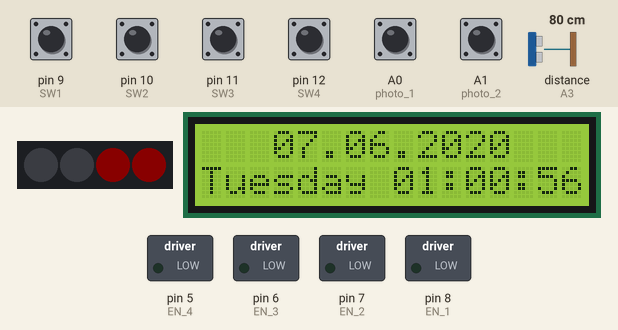
This sketch was run on a simulated Arduino Uno, built with avr-gcc and run on an emulated ATmega328P. Shown: 4 RGB LEDs in strip order, left to right, 16×2 character LCD, switched loads named in the sketch (green lamp = pin HIGH). Wiring (inferred from the names in the program): ultrasonic range finder: trigger A2; echo A3. The test bench sets the inputs (shaded band); at power-on: A0 (photo_1), A1 (photo_2), pin 9 (SW1), pin 10 (SW2), pin 11 (SW3), pin 12 (SW4) HIGH, distance to the obstacle (sensor on A3) 80 cm. The echo pulse lasts 58.3 µs per cm; dim RGB values are drawn brighter than linear; the local clock reads 2024-03-15 10:24:30 at power-on unless the sketch sets it; pins used as bus, display or sensor lines are not drawn; what the sketch prints to the serial monitor is not drawn.

Above: at 1.2 s.
1.3 s: distance to the obstacle (sensor on A3) set to 9 cm
At 2.6 s:
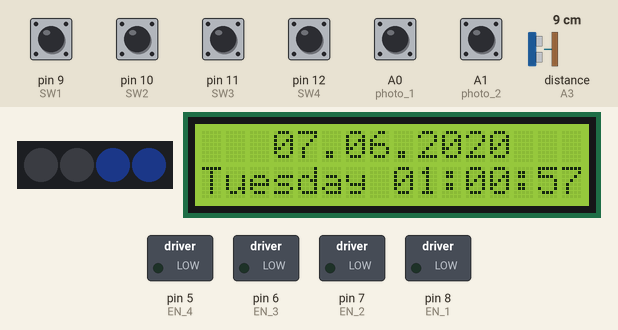
4.3 s: pin 9 (SW1) pulled LOW for 1 s
At 5.8 s:
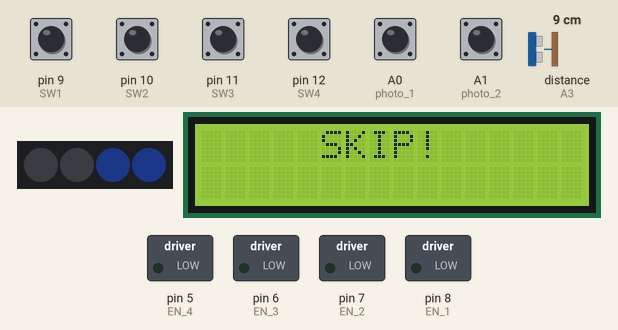
6.8 s: distance to the obstacle (sensor on A3) set to 7 cm
8.8 s: distance to the obstacle (sensor on A3) set to 4 cm
At 10.0 s:
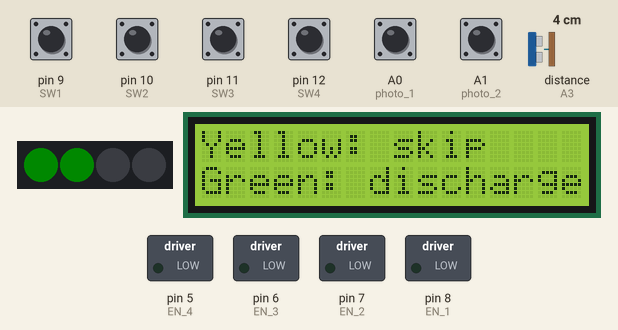
10.3 s: pin 12 (SW4) pulled LOW for 0.15 s
At 11.8 s:
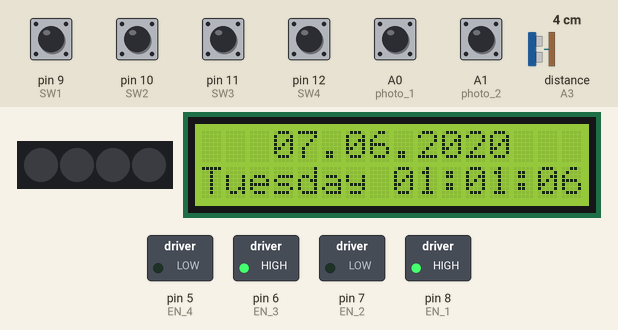
13.4 s: pin 9 (SW1) pulled LOW for 0.15 s
At 14.9 s:
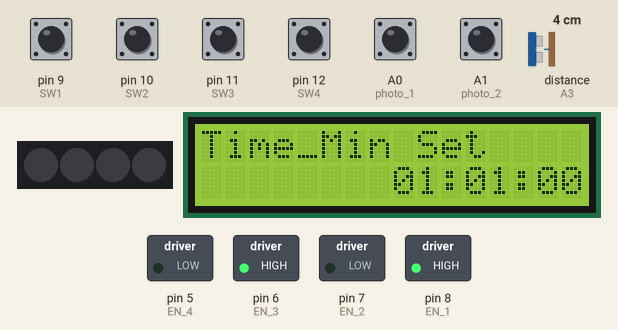
Timing chart, 0 to 16.1 s (numbered marks = the images above; inputs shaded):
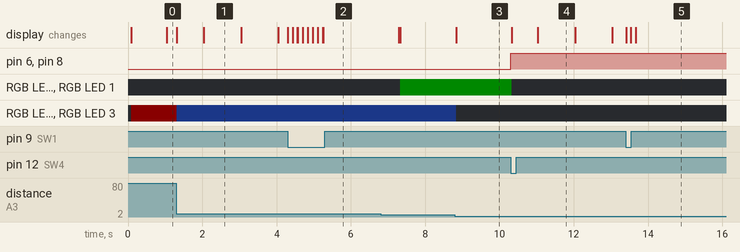

Measured:
- the behaviour switches between 6 and 5 cm on distance to the obstacle (sensor on A3) (found by bisection; images 2 and 3)
- after the input at 4.3 s, the display: first changes at once (image 2 shows a later state)
- after the input at 8.8 s, RGB LED 2, RGB LED 3: RGB(2, 4, 10) → off at once
- after the input at 10.3 s, pin 6 (EN_3), pin 8 (EN_1): LOW → HIGH at once; RGB LED 0, RGB LED 1: RGB(0, 10, 0) → off at once; the display: first changes at once (image 4 shows a later state)
- after the input at 13.4 s, the display: first changes at once (image 5 shows a later state)
- what the display in image 1 shows lasts 1.0 s, from 2.0 s to 3.0 s

The sketch:

project.ino
```cpp
#include <DS1302.h>          // DS1302 RTC 시계모듈 라이브러리
#include <Wire.h>           // wire 라이브러리 (lcd통신)
#include <LiquidCrystal_I2C.h>  // LCD 라이브러리
#include <TimerOne.h>
#include <Adafruit_NeoPixel.h>
#include <SoftwareSerial.h>

#define Red Color(255,0,0)
#define Green Color(0,255,0)
#define Blue Color(0,0,255)

#define PIN 13
Adafruit_NeoPixel pixels = Adafruit_NeoPixel(4,PIN,NEO_GRB+NEO_KHZ800);


SoftwareSerial BTSerial(0,1);
byte buffer[1024];
int bufferPosition;

//0x3f I2C주소를 가지고 있는 16x2 lcd객체 생성 (i2c 주소는 lcd에 맞게 수정)
LiquidCrystal_I2C lcd(0x27,16,2);

//////////핀번호///////////
DS1302 rtc(2,3,4); //rtc 객체(연결된 핀정보 RST, IO, SCL)
int photo_1 = A0;
int photo_2 = A1;
int trig = A2;
int echo = A3;
//모터
int EN_1 = 8;
int EN_2 = 7;
int EN_3 = 6;
int EN_4 = 5;
int SW1 = 9;
int SW2 = 10;
int SW3 = 11;
int SW4 = 12;

///////////////////////

int Hour,Min,Sec;
int ModeCount=0;
int M_SW, U_SW, D_SW, C_SW;

//1의자리 10의자리
int alarm_h1,alarm_h2,alarm_m1,alarm_m2,alarm_s1,alarm_s2;


int alarm_h_set;
int alarm_m_set;
int alarm_s_set;

//시간 추출 변수
Time t;
int Hour_t,Min_t,Sec_t;

//상태변수들
int state;         //동작 상태 변수 0:평시,1:작동
int state_motor_1; //모터 1 상태
int state_motor_2; //모터 2 상태
int state_photo_1; //포토 인터럽터 1 상태
int state_photo_2; //포토 인터럽터 2 상태

char BT;
long duration,distance;

volatile bool LCD_Check = 0;

unsigned long preMillisOfDisplay = 0;

void setup()
{
  Serial.begin(9600); //시리얼 통신 시작
  BTSerial.begin(9600);
  bufferPosition = 0;
  Timer1.initialize(1000000);
  Timer1.attachInterrupt(LCD);

  pinMode(photo_1,INPUT);
  pinMode(photo_2,INPUT);

  pinMode(M_SW,INPUT);
  pinMode(U_SW,INPUT);
  pinMode(D_SW,INPUT);
  pinMode(C_SW,INPUT);

  pinMode(EN_1, OUTPUT);       // Motor A 방향설정1
  pinMode(EN_2, OUTPUT);       // Motor A 방향설정2
  pinMode(EN_3, OUTPUT);       // Motor B 방향설정1
  pinMode(EN_4, OUTPUT);       // Motor B 방향설정2

  pinMode(trig,OUTPUT);
  pinMode(echo,INPUT);

  pixels.begin();
  pixels.show();

  rtc.halt(false);
  rtc.writeProtect(false);

  lcd.begin();         //i2c lcd 초기화
  lcd.backlight();    //백라이트 on

  state=0;
  state_motor_1=0;
  state_motor_2=0;
  state_photo_1=0;
  state_photo_2=0;

  alarm_h_set=1;
  alarm_m_set=1;
  alarm_s_set=0;

  alarm_h1=0;
  alarm_h2=0;
  alarm_m1=0;
  alarm_m2=0;
  alarm_s1=0;
  alarm_s2=0;
  Sec=0;

  BT='0';

  //*시간설정* 한번만업로드하고 주석처리후 재업로드
  rtc.setDOW(SUNDAY); //요일설정
  rtc.setTime(01,00,55); //시간설정 시,분,초
  rtc.setDate(07,06,2020); //날짜설정 일 월 년

}

void loop()
{
  if(state == 1)
  {
    pixels.setPixelColor(0,0,10,0);
    pixels.setPixelColor(1,0,10,0);
    pixels.show();
    state_motor_1 = 1;
    state_motor_2 = 1;
    state_photo_1 = 1;
    state_photo_2 = 1;
    ModeCount=7;
    if(M_SW ==0)
    {
      state=0;
      pixels.setPixelColor(0,0,0,0);
      pixels.setPixelColor(1,0,0,0);
      pixels.show();
      state_motor_1=0;
      state_motor_2=0;
      state_photo_1=0;
      state_photo_2=0;
      lcd.clear();
      lcd.setCursor(5,0);
      lcd.print("SKIP!");
      delay(2000);
      ModeCount=0;
    }
  }
  Motor();
  Mode();
  Clock();
  compare();
  microsonic();

  t=rtc.getTime();
  Hour_t=t.hour;
  Min_t=t.min;
  Sec_t=t.sec;


      Serial.print(alarm_h_set);
      Serial.print(" : ");
      Serial.print(alarm_m_set);
      Serial.print(" : ");
      Serial.println(alarm_s_set);
     /* BTSerial.write(alarm_h_set);
      BTSerial.write(" : ");
      BTSerial.write(alarm_m_set);
      BTSerial.write(" : ");
      BTSerial.write(alarm_s_set);
      BTSerial.print(alarm_h_set);
      BTSerial.print(" : ");
      BTSerial.print(alarm_m_set);
      BTSerial.print(" : ");
      BTSerial.print(alarm_s_set);*/


     // sendPacket();

/************************디버그용***********************/
      //Serial.print(sta);
      //Serial.print(state_photo_1);
      //Serial.print(state_photo_2);
      //Serial.print(state_motor_1);
      //Serial.println(BT);

/*******************************************************/

}

void Motor()
{
  if(Serial.available())
  {
    BT=Serial.read();
  }
  C_SW=digitalRead(SW4);
  //state_motor_1 = 1일때
  if((BT=='1' || C_SW == 0) && state_motor_1 == 1)
  {
    digitalWrite(EN_1,HIGH);
    digitalWrite(EN_2,LOW);

    //state=0;
    //ModeCount=0;
    //BT='0';
    //pixels.setPixelColor(0,0,0,0);
    //pixels.setPixelColor(1,0,0,0);
    //pixels.show();
  }
  if(digitalRead(photo_1) == 0)
    {
      state_photo_1 = 0;
    }
    //state_motor_1 = 으로 전환
    state_motor_1 = state_photo_1;


  //state_motor_1 = 0일때
  if(state_motor_1 == 0)
  {
    digitalWrite(EN_1,LOW);
    digitalWrite(EN_2,LOW);
  }

  //state_motor_2 = 1일때
  if((BT=='1' || C_SW == 0) && state_motor_2 == 1)
  {
    digitalWrite(EN_3,HIGH);
    digitalWrite(EN_4,LOW);

    state=0;
    ModeCount=0;
    BT='0';
    pixels.setPixelColor(0,0,0,0);
    pixels.setPixelColor(1,0,0,0);
    pixels.show();
  }
  if(digitalRead(photo_2) == 0)
    {
      state_photo_2 = 0;
    }
    //state_motor_2 =0 으로 전환
    state_motor_2 = state_photo_2;


  //state_motor_2 = 0일때
  if(state_motor_2 == 0)
  {
    digitalWrite(EN_3,LOW);
    digitalWrite(EN_4,LOW);
  }
}

void Mode()
{
  M_SW=digitalRead(SW1);
  if(M_SW==0)
  {
    ModeCount++;
    lcd.clear();
    Hour=Hour_t;
    Min=Min_t;
    delay(100);
  }
  if(ModeCount==6)
  {
    ModeCount=0;
  }

}

void Clock()
{

  if(LCD_Check==1 && ModeCount==0)//일반시계
  {
   LCD_Check = 0;
   lcd.clear();
   data();
   printTime();
  }
  if(ModeCount==1)//시계 시간설정
  {
   Set1();
   clockLCD();
   lcd.setCursor(0,0);
   lcd.print("Time_Hour Set");
  }
  if(ModeCount==2)//시계 분설정
  {
   Set2();
   clockLCD();
   lcd.setCursor(0,0);
   lcd.print("Time_Min Set");
  }
  if(ModeCount==3)//알람 시간설정
  {
   lcd.setCursor(0,0);
   lcd.print("Alarm_Hour Set");
   Set3();
   alarmLCD();
  }
   if(ModeCount==4)//알람 분설정
  {
   lcd.setCursor(0,0);
   lcd.print("Alarm_Min Set");
   Set4();
   alarmLCD();
  }
  if(ModeCount==5)//알람설정 시간 확인
  {
    set5();
  }
  if(ModeCount==7)//state=1일때
  {
    lcd.setCursor(0,0);
    lcd.print("Yellow: skip    ");
    lcd.setCursor(0,1);
    lcd.print("Green: discharge");
  }
}

void LCD()
{
  LCD_Check=1;
}

//시계 시간설정
 void Set1()
{
  M_SW=digitalRead(SW1);
  U_SW=digitalRead(SW2);
  D_SW=digitalRead(SW3);
  C_SW=digitalRead(SW4);

  if(U_SW==0 && D_SW==1)
  {
   //lcd.clear();
   Hour++;
   if(Hour>23){Hour=0;}
   delay(100);
  }
  else if(D_SW==0 && U_SW==1)
  {
   //lcd.clear();
   Hour--;
   if(Hour<0) {Hour=23;}
   delay(100);
  }
  if(C_SW==0)
  {
    lcd.clear();
    lcd.setCursor(4,0);
    lcd.print("CLOCK SET");
    lcd.setCursor(6,1);
    lcd.print("DONE");
    delay(1000);
    lcd.clear();
    rtc.setTime(Hour,Min,Sec);
  }
}

//시계 분설정
 void Set2()
{
  M_SW=digitalRead(SW1);
  U_SW=digitalRead(SW2);
  D_SW=digitalRead(SW3);
  C_SW=digitalRead(SW4);

  if(U_SW==0 && D_SW==1)
  {
    //lcd.clear();
    Min++;
    if(Min>59) {Min=0;}
    delay(100);
  }
  else if(D_SW==0 && U_SW==1)
  {
    //lcd.clear();
    Min--;
    if(Min<0) {Min=59;}
    delay(100);
  }
  if(C_SW==0)
  {
    lcd.clear();
    lcd.setCursor(4,0);
    lcd.print("CLOCK SET");
    lcd.setCursor(6,1);
    lcd.print("DONE");
    delay(1000);
    lcd.clear();
    rtc.setTime(Hour,Min,Sec);
  }
}

//알람 시간설정
void Set3()
{
  M_SW=digitalRead(SW1);
  U_SW=digitalRead(SW2);
  D_SW=digitalRead(SW3);
  C_SW=digitalRead(SW4);
    if(U_SW==0 && D_SW==1)
    {
      //lcd.clear();
      alarm_h2++;
      if(alarm_h2==10){alarm_h1++,alarm_h2=0;}
      if(alarm_h1==2 && alarm_h2==4) {alarm_h1=0, alarm_h2=0;}
      delay(100);
    }
     else if(D_SW==0 && U_SW==1)
     {
       //lcd.clear();
       alarm_h2--;
       if(alarm_h1==0)
      {
        if(alarm_h2<0)
        {
          alarm_h1=2;
          alarm_h2=3;
        }
      }
      else
      {
        if(alarm_h2<0)
        {
          alarm_h1--;
          alarm_h2=9;
        }
      }
      delay(100);
    }
    if(C_SW==0)
    {
      alarm_h_set = 10*alarm_h1+alarm_h2;
      alarm_m_set = 10*alarm_m1+alarm_m2;
      lcd.clear();
      lcd.setCursor(4,0);
      lcd.print("ALARM SET");
      lcd.setCursor(6,1);
      lcd.print("DONE");
      delay(1000);
      lcd.clear();
    }
}

//알람 분설정
void Set4()
{

  M_SW=digitalRead(SW1);
  U_SW=digitalRead(SW2);
  D_SW=digitalRead(SW3);
  C_SW=digitalRead(SW4);
    if(U_SW==0 && D_SW==1)
    {
      //lcd.clear();
      alarm_m2++;
      if(alarm_m2==10){alarm_m1++,alarm_m2=0;}
      if(alarm_m1>5){alarm_m1=0,alarm_m2=0;}
      delay(100);
    }
     else if(D_SW==0 && U_SW==1)
     {
       //lcd.clear();
       alarm_m2--;
     if(alarm_m1==0)
      {
        if(alarm_m2<0)
        {
          alarm_m1=5;
          alarm_m2=9;
        }
      }
      else
      {
        if(alarm_m2<0)
        {
          alarm_m1--;
          alarm_m2=9;
        }
      }
      delay(100);
    }
    if(C_SW==0)
    {
      alarm_h_set = 10*alarm_h1+alarm_h2;
      alarm_m_set = 10*alarm_m1+alarm_m2;
      lcd.clear();
      lcd.setCursor(4,0);
      lcd.print("ALARM SET");
      lcd.setCursor(6,1);
      lcd.print("DONE");
      delay(1000);
      lcd.clear();
    }
}

void set5()
{
   lcd.setCursor(0,0);
   lcd.print("Check Alarm Set");
   lcd.setCursor(8,1);
   if(alarm_h_set<10) lcd.print("0");
   lcd.print(alarm_h_set);
   lcd.setCursor(10,1);
   lcd.print(":");
   lcd.setCursor(11,1);
   if(alarm_m_set<10) lcd.print("0");
   lcd.print(alarm_m_set);
   lcd.setCursor(13,1);
   lcd.print(":");
   lcd.setCursor(14,1);
   if(alarm_s_set<10) lcd.print("0");
   lcd.print(alarm_s_set);
}

void alarmLCD()
{
  lcd.setCursor(8,1);
  lcd.print(alarm_h1);
  lcd.setCursor(9,1);
  lcd.print(alarm_h2);
  lcd.setCursor(10,1);
  lcd.print(":");
  lcd.setCursor(11,1);
  lcd.print(alarm_m1);
  lcd.setCursor(12,1);
  lcd.print(alarm_m2);
  lcd.setCursor(13,1);
  lcd.print(":");
  lcd.setCursor(14,1);
  lcd.print(alarm_s1);
  lcd.setCursor(15,1);
  lcd.print(alarm_s2);
}

void clockLCD()
{
  lcd.setCursor(8,1);
  if(Hour<10) lcd.print("0");
  lcd.print(Hour);
  lcd.setCursor(10,1);
  lcd.print(":");
  lcd.setCursor(11,1);
  if(Min<10) lcd.print("0");
  lcd.print(Min);
  lcd.setCursor(13,1);
  lcd.print(":");
  lcd.setCursor(14,1);
  if(Sec<10) lcd.print("0");
  lcd.print(Sec);

}

void data()
{
  lcd.setCursor(0,1);
  lcd.print(rtc.getDOWStr()); //lcd에 요일 출력
  lcd.setCursor(3,0);
  lcd.print(rtc.getDateStr()); //lcd에 날짜 출력
}

void printTime()
{
  lcd.setCursor(8,1);
  lcd.print(rtc.getTimeStr());//시간 출력
}

void compare()
{
  if(Hour_t==alarm_h_set && Min_t==alarm_m_set && Sec_t == alarm_s_set)
  {
    state=1;
  }
}

void microsonic()
{

  digitalWrite(trig,HIGH);
  delayMicroseconds(10);
  digitalWrite(trig,LOW);
  duration = pulseIn(echo,HIGH);
  distance = (duration*340)/(1000*2);

  if(distance>150)
  {
      pixels.setPixelColor(2,10,0,0);
      pixels.setPixelColor(3,10,0,0);
      pixels.show();
  }
  else if(distance>100&&distance<150)
  {
      pixels.setPixelColor(2,10,0,10);
      pixels.setPixelColor(3,10,0,10);
      pixels.show();
  }
  else if(distance>50&&distance<100)
  {
      pixels.setPixelColor(2,2.6,4.2,10.2);
      pixels.setPixelColor(3,2.6,4.2,10.2);
      pixels.show();
  }
  else
  {
    pixels.setPixelColor(2,0,0,0);
      pixels.setPixelColor(3,0,0,0);
      pixels.show();
  }

}
/*
void sendPacket()
{
  byte data[6] = {0,};

  data[0] = 0xF0;
  data[1] = Serial.print(alarm_h_set);
  data[2] = Serial.print(alarm_m_set);
  data[3] = Serial.print(alarm_s_set);
  data[4] = state;
  data[5] = 0xF1;

  Serial.write(data, 6);
}*/
```
